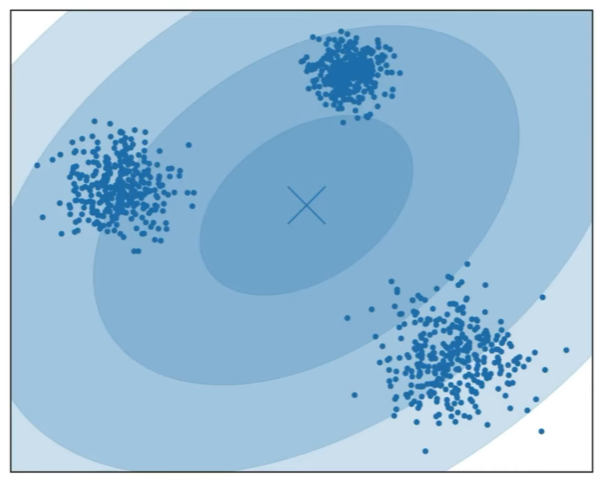
#> input picture Machine Learning/Clustering/Model-based/Gaussian Mixture Models (GMM)/images/step1.png, 604 x 483 px, found by its file name
$ jupyter execute --allow-errors kmedoid.ipynb
#> lines starting #> are read from the running program, lines starting #| are printed output that depends on the picture
1. [K-Medoid Clustering Algorithms](#k-medoid-clustering-algorithms)

#### K-Medoid Clustering Algorithms:
- it is a type of partitioning algorithm
- used to cluster data points into groups based on similarities
- it is very similar to K-Means but instead of means, here we calculate the medoids values
- K medoid algorithms is also known as Partitioning Around Mean
- a medoids is an actual datapoints whereas a centroids is an calculated average value of the data points

Advantages:
- less sensitive to outliers
- easy to implement
- faster to converge compared to K-Means

Disadvantage:
- not ideal for clustering non spherical group of objects

- at first, we choose K value (no. of clusters)
- similary to K-means, we choose the optimal K-value and its centroids
    - Cross Validation and Hyperparameter tuning
    - Elbow method
        - WCSS or inertia
    - for optimal centroid
        - use Kmeans++

[cell 1]
from PIL import Image
from IPython.display import display

img = Image.open('images/step1.png')
#> img is the input picture: PIL image 604x483 RGBA; mean R, G, B, A 154.6, 191.3, 217.6, 255
new_image = img.resize((290, 270))
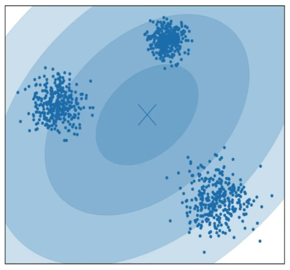
#> new_image: PIL image 290x270 RGBA; mean R, G, B, A 154.6, 191.2, 217.5, 255
display(new_image)

- based on the Kmeans++, we choose the optimal centroids C1 & C1 based on K value

[cell 2]
from PIL import Image
from IPython.display import display

#> (the rest of this cell did not finish here and is left out)

- now, we calculate the distance between the centroids to the nearest data points to group the data points into the specific clusters
- now, we calculate the total cost value of the cluster
    - sum of distances between the data points in the clusters to the cluster centroids
        - total cost = 20

[cell 3]
from PIL import Image
from IPython.display import display

#> (the rest of this cell did not finish here and is left out)

- now, we swap the medoid point with a random non medoid point and we evaluate the the total cost value
    - total cost value = 26

[cell 4]
from PIL import Image
from IPython.display import display

img = Image.open('images/step4.png')
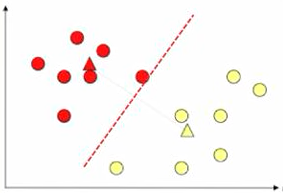
#> input picture Machine Learning/Clustering/Partitioning-based/KMeans/images/step4.png, 283 x 193 px, found by its file name
#> img is the input picture: PIL image 283x193 RGBA; mean R, G, B, A 250.1, 245.9, 244, 255
new_image = img.resize((290, 270))
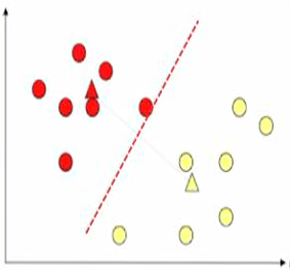
#> new_image: PIL image 290x270 RGBA; mean R, G, B, A 250.1, 245.9, 244, 255
display(new_image)

from PIL import Image
from IPython.display import display

#> (the rest of this cell did not finish here and is left out)
